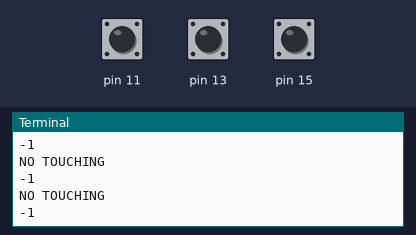
Simulated run of this program. Board: Raspberry Pi (header pin numbers). Shown: the last lines printed to the terminal. Inputs (shaded band) come from the test bench; at power-on: pin 11 LOW, pin 13 LOW, pin 15 LOW.

Above: at 1.2 s.
1.3 s: pin 11 pulled HIGH for 0.15 s
2.9 s: pin 13 pulled HIGH for 0.15 s
4.5 s: pin 15 pulled HIGH for 0.15 s
6.1 s: pin 11 pulled HIGH for 1 s
At 6.6 s:
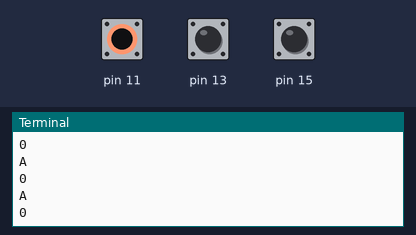
8.6 s: pin 15 pulled HIGH for 1 s
At 9.4 s:
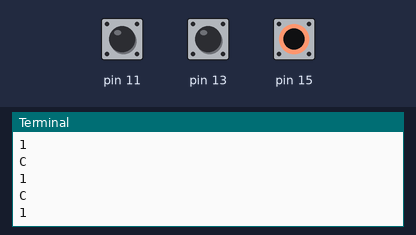
Timing chart, 0 to 11.6 s (numbered marks = the images above; inputs shaded):
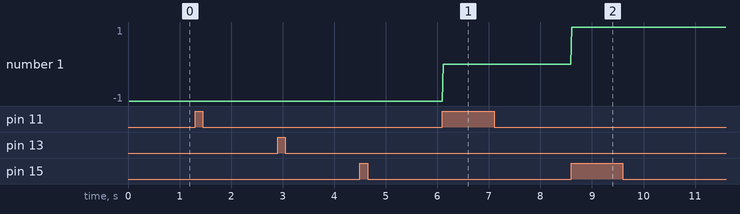

The program:

test1.py
```python
import time
import RPi.GPIO as GPIO

GPIO.setmode(GPIO.BOARD)

GPIO.setup(15,GPIO.IN, pull_up_down=GPIO.PUD_DOWN)
GPIO.setup(13,GPIO.IN, pull_up_down=GPIO.PUD_DOWN)
GPIO.setup(11,GPIO.IN, pull_up_down=GPIO.PUD_DOWN)

state = -1

aTouched = False
bTouched = False
cTouched = False

#GPIO.setup(7,GPIO.OUT)
#GPIO.output(7,0)


try:
	while True:

#		GPIO.output(7, GPIO.input(11) )
		time.sleep(0.02)
		if (GPIO.input(11) == 1):

			print "A"

			if not bTouched:
				if cTouched:
					state = 0

			aTouched = True
			bTouched = False
			cTouched = False

			print state

		elif (GPIO.input(13) == 1):

			bTouched = True

			print "B"
			print state

		elif (GPIO.input (15) == 1):

			print "C"

			if not bTouched:
				if aTouched:
					state = 1

			aTouched = False
			bTouched = False
			cTouched = True
			print state


		else:
#			GPIO.output(7,0)
			print "NO TOUCHING"

			print state

except KeyboardInterrupt:
	GPIO.cleanup()
```

Measured:
- after the input at 6.1 s, the terminal: prints a new line at once (image 1)
- after the input at 8.6 s, the terminal: prints a new line at once (image 2)
- plotted number 1: -1 → 0 after the input at 6.1 s, 0 → 1 after the input at 8.6 s
